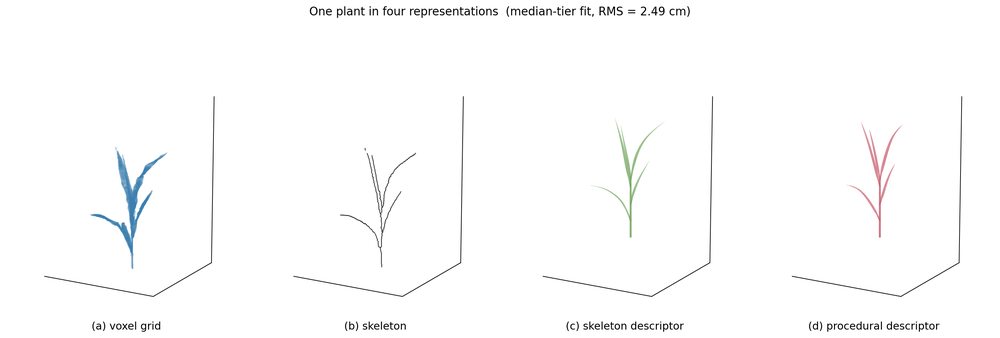
#> input picture paper/source_data/figures/sorghum/sec2_2_plant_four_formats.png, 1000 x 338 px, shrunk from 2862 x 967 before the run
$ python combine_species_figures.py
#> lines starting #> are read from the running program, lines starting #| are printed output that depends on the picture
"""Stack the sorghum (top) and maize (bottom) version of each experiment
figure into a single paper-ready panel, with a bold species row label."""
from pathlib import Path
from _data_paths import GENERATED, PAPER
import matplotlib
matplotlib.use("Agg")
import matplotlib.pyplot as plt
import matplotlib.image as mpimg

SORG = PAPER / "source_data" / "figures" / "sorghum"
MAIZE = PAPER / "source_data" / "figures" / "maize"
OUT = GENERATED / "figures" / "combined"
OUT.mkdir(exist_ok=True, parents=True)

# (output name, sorghum file, maize file)
PAIRS = [
    ("combined_sec2_2_four_formats",
     SORG / "sec2_2_plant_four_formats.png",
     MAIZE / "sec2_2_maize_plant_developed.png"),
    ("combined_sec2_2_delta_by_node",
     SORG / "e1_delta_by_node.png",
     MAIZE / "e1_delta_by_node.png"),
    ("combined_sec2_3_chamfer_hausdorff",
     SORG / "e4_chamfer_distributions.png",
     MAIZE / "e4_chamfer_distributions.png"),
    ("combined_sec2_3_fitted_params",
     SORG / "e5_fitted_parameter_distributions.png",
     MAIZE / "e5_fitted_parameter_distributions.png"),
    ("combined_sec2_4_heritability",
     SORG / "e8_h2_by_trait.png",
     MAIZE / "e8_h2_by_trait_maize.png"),
]

W = 13.0  # common figure width (inches)

for name, sorg, maize in PAIRS:
    if not sorg.exists() or not maize.exists():
        print(f"SKIP {name}: missing {'sorghum' if not sorg.exists() else 'maize'} file")
        continue
    im1, im2 = mpimg.imread(sorg), mpimg.imread(maize)
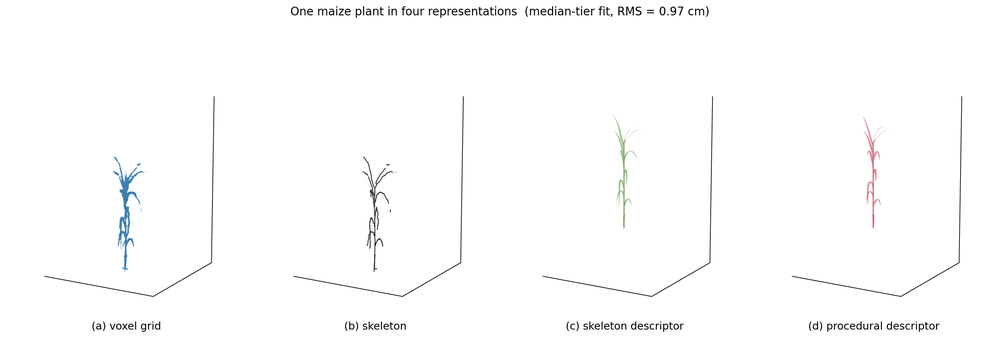
#> input picture paper/source_data/figures/maize/sec2_2_maize_plant_developed.png, 1000 x 338 px, shrunk from 2862 x 967 before the run
#> im1 is the input picture: shape (338, 1000, 4) float32; mean R, G, B, A 0.987, 0.988, 0.988, 1
#> im2 is the input picture: shape (338, 1000, 4) float32; mean R, G, B, A 0.988, 0.989, 0.989, 1
    a1 = im1.shape[0] / im1.shape[1]
#> a1 = 0.338
    a2 = im2.shape[0] / im2.shape[1]
#> a2 = 0.338
    h1, h2 = W * a1, W * a2
#> h1 = 4.39; h2 = 4.39
    fig = plt.figure(figsize=(W, h1 + h2 + 0.2))
    gs = fig.add_gridspec(2, 1, height_ratios=[h1, h2], hspace=0.04)
    for row, (im, lab) in enumerate([(im1, "Sorghum"), (im2, "Maize")]):
        ax = fig.add_subplot(gs[row])
        ax.imshow(im)
        ax.axis("off")
        ax.text(-0.015, 0.5, lab, transform=ax.transAxes, rotation=90,
                va="center", ha="right", fontsize=16, fontweight="bold")
#> this loop made 2 passes
#> (row, lab) on passes 1 to 2: (0, 'Sorghum'), (1, 'Maize')
    out = OUT / f"{name}.png"
    fig.savefig(out, dpi=200, bbox_inches="tight")
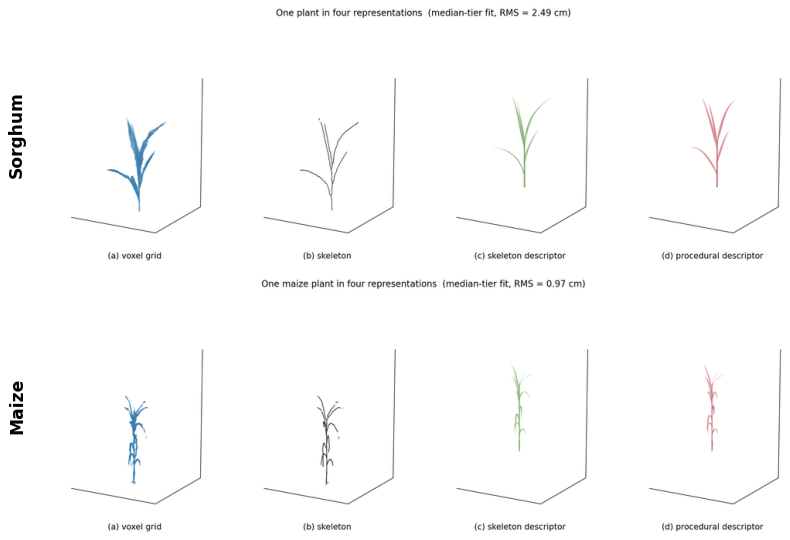
#> figure drawn by matplotlib, 2 panels
    plt.close(fig)
    print(f"saved {out.name}")
#> pass 2 of the loop `for name, sorg, maize in PAIRS:`:
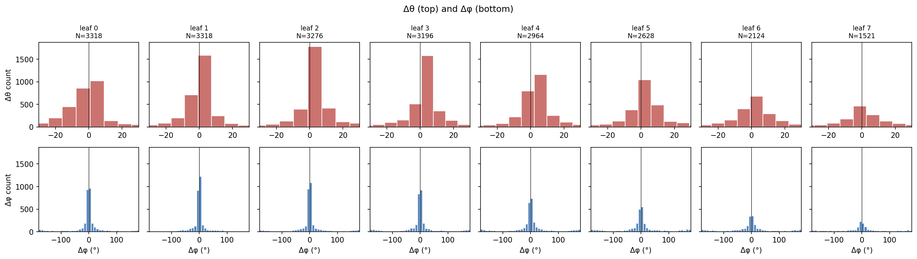
#> input picture paper/source_data/figures/maize/e1_delta_by_node.png, 917 x 259 px, shrunk from 2624 x 740 before the run, found by its file name
#> im1 is the input picture: shape (259, 917, 4) float32; mean R, G, B, A 0.957, 0.943, 0.944, 1
#> the loop `for row, (im, lab) in enumerate([(im1, "Sorghum"), (im2, "Maize")]):` made 2 passes
#> `fig.savefig(out, dpi=200, bbox_inches="tight")`:
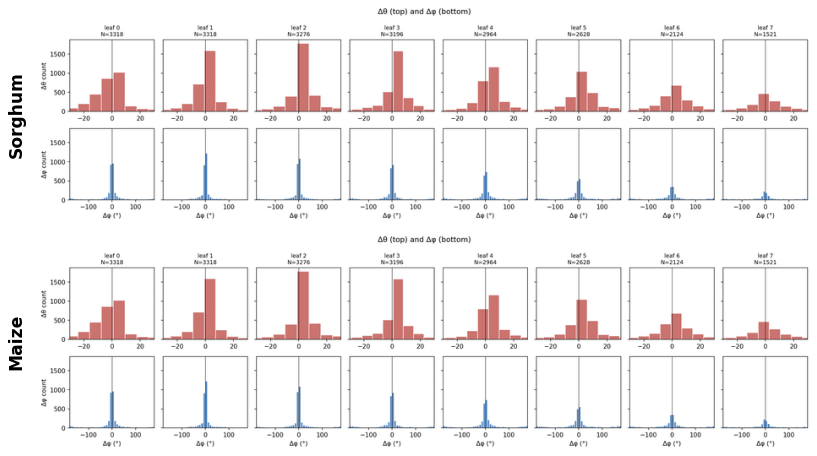
#> figure drawn by matplotlib, 2 panels
#> pass 3 of the loop `for name, sorg, maize in PAIRS:`:
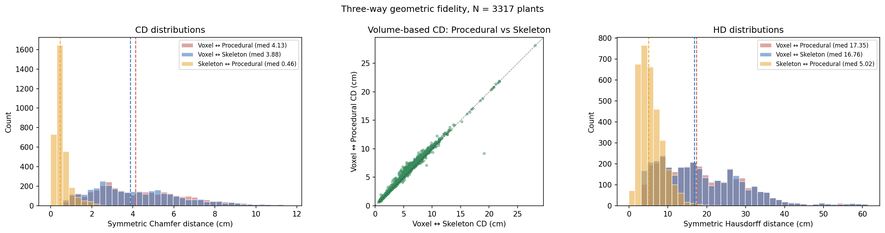
#> input picture paper/source_data/figures/maize/e4_chamfer_distributions.png, 885 x 233 px, shrunk from 2534 x 667 before the run, found by its file name
#> im1 is the input picture: shape (233, 885, 4) float32; mean R, G, B, A 0.959, 0.957, 0.952, 1
#> `fig.savefig(out, dpi=200, bbox_inches="tight")`:
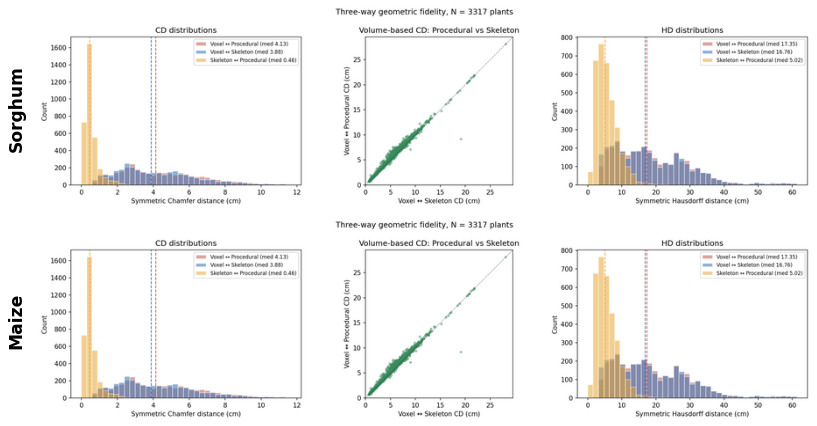
#> figure drawn by matplotlib, 2 panels
#> the loop made 5 passes; the first 3 are shown

print(f"\nAll combined figures in {OUT}")
